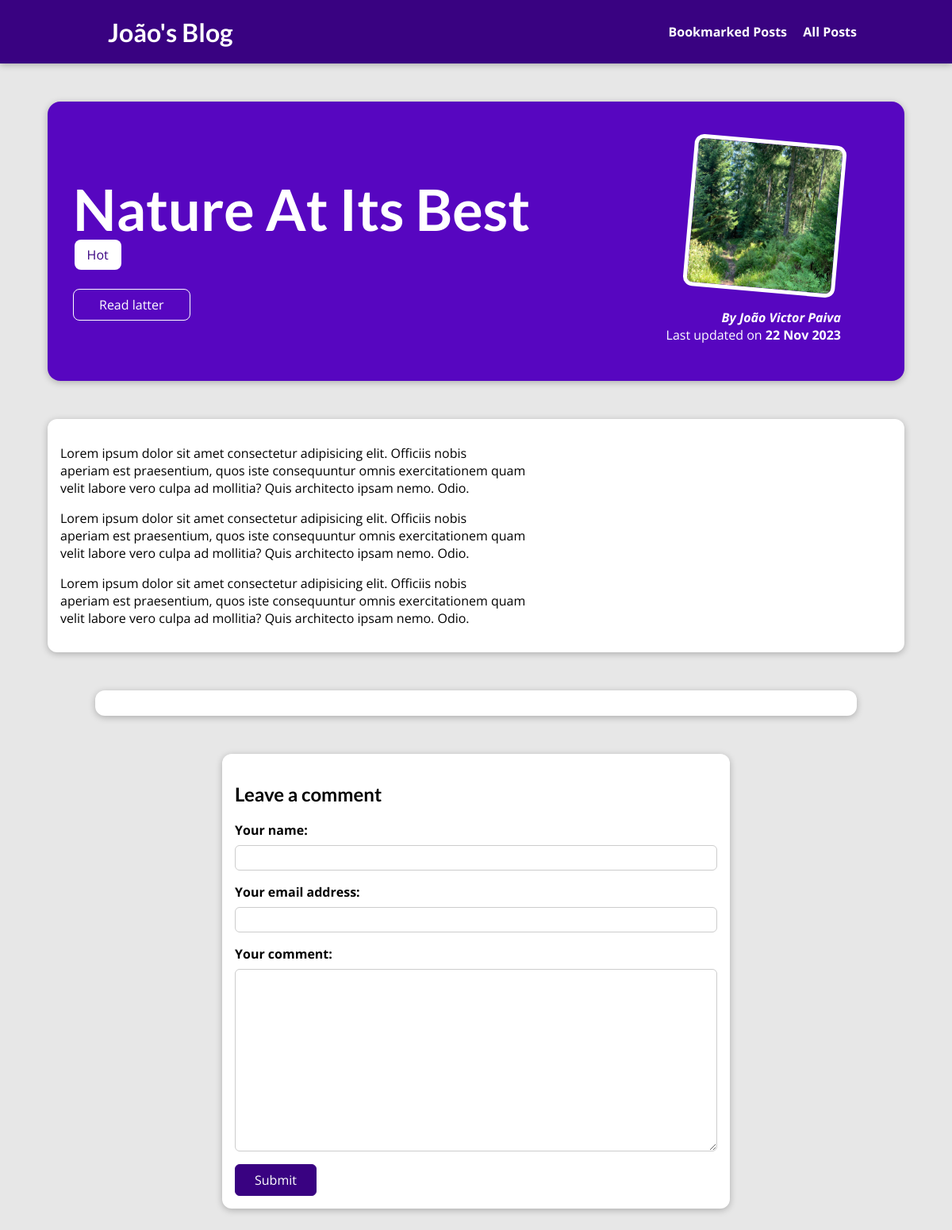
The app's page /posts/into-the-woods with its own data.
### blog/models.py (models this page shows, shortened)
class Post(models.Model):
    title = models.CharField(max_length=80)
    excerpt = models.CharField(max_length=200)
    image = models.ImageField(upload_to='posts', null=True)
    date = models.DateField(auto_now=True)
    slug = models.SlugField(unique=True)
    content = models.TextField()
    author = models.ForeignKey(
        Author, on_delete=models.SET_NULL, null=True, related_name="posts")
    tag = models.ManyToManyField(Tag)

class Tag(models.Model):
    caption = models.CharField(max_length=50)
    def __str__(self):
        return f"{self.caption}"

class Author(models.Model):
    first_name = models.CharField(max_length=100)
    last_name = models.CharField(max_length=100)
    email = models.EmailField(max_length=75)
    def full_name(self):
        return f"{self.first_name} {self.last_name}"
    def __str__(self):
        return self.full_name()

### blog/views.py (the view, shortened to what this page needs)
# urls.py: path('posts/<slug:slug>', views.DetailedPostView.as_view(), name='post'),
class DetailedPostView(View):
    def is_saved_for_later(self, request, post_id):
        saved_for_later = request.session.get('marked_posts')
        if saved_for_later is not None:
            saved_for_later = post_id in saved_for_later
        else:
            saved_for_later = False
        return saved_for_later
    def get(self, request, slug):
        post = Post.objects.get(slug=slug)
        context = {
            'post': post,
            'tags': post.tag.all(),
            'comment_form': CommentForm(),
            'comments': post.comments.all().order_by('-id'),
            'saved_for_later': self.is_saved_for_later(request, post.id),
        }
        return render(request, 'blog/detailed-post.html', context)

### blog/forms.py
class CommentForm(forms.ModelForm):
    class Meta:
        model = Comment
        exclude = ['post']
        labels = {
            'username': ' Your name',
            'user_email': 'Your email address',
            'comment_text': 'Your comment'
        }

### blog/templates/blog/detailed-post.html (shortened to what this page needs)
{% extends 'base.html' %}
{% load static %}
{% block css_file %}
<link rel="stylesheet" href="{% static 'blog/post-detail.css' %}">
{% endblock %}
{% block content %}
<section id="summary">
  <h2>{{ post.title }}</h2>
  <div>
    {% for tag in tags %}
    <span class="tag"> {{tag}} </span>
    {% endfor %}
  </div>
  <div id="read-later">
    <form action="{% url 'read-later' %}" method="post">
      <button>
        {% if saved_for_later %}
        Remove from "Read latter" list
        {%else %}
        Read latter
        {%endif %}
      </button>
    </form>
  </div>
  <article>
    <img src="{{ post.image.url }}" alt="{{ post.title }}" />
    <address>By <a href="mailto: {{post.author.email}}">{{ post.author }}</a></address>
    <div>Last updated on <time>{{ post.date|date:'d M Y' }}</time></div>
  </article>
</section>
<main>
  {{ post.content|linebreaks }}
</main>
<section id="comments">
</section>
<section id="comment-form">
  <h2>Leave a comment</h2>
  <form action="{% url 'post' post.slug %}" method="POST">
    {% for form_field in comment_form %}
    <div class="form-control {% if form_field.errors %}invalid{% endif %}">
        {{ form_field.label_tag }}
        {{ form_field }}
    </div>
    {% endfor %}
    <button type="submit">Submit</button>
  </form>
</section>
{% endblock %}

### static/app.css (style rules this page uses)
* { box-sizing: border-box; }
html { font-family: 'Open Sans', 'Lato', sans-serif; }
body { margin: 0; }
h1, h2, h3 { font-family: 'Lato', sans-serif; font-weight: bold; }

### blog/static/blog/post-detail.css (style rules this page uses)
body { background-color: #e7e7e7; }
#summary { margin: 8rem auto 3rem auto; padding: 2rem; width: 90%; max-width: 90rem; border-radius: 16px; background-color: #5706c0; position: relative; box-shadow: 0 2px 8px rgba(0, 0, 0, 0.25); height: 22rem; }
#summary h2 { color: white; font-size: 4.5rem; margin-bottom: 0.25rem; }
#summary article { position: absolute; top: 2rem; right: 3rem; padding: 1rem 2rem; border-radius: 12px; text-align: right; color: white; }
#summary article img { width: 12rem; height: 12rem; border-radius: 12px; transform: rotateZ(5deg); border: 5px solid white; margin-bottom: 1rem; }
#summary address { font-weight: bold; }
#summary a { color: white; text-decoration: none; }
#summary time { font-weight: bold; }
#read-later { margin: 2rem 0; }
#read-later button { background-color: transparent; border: 1px solid white; border-radius: 8px; padding: 0.5rem 2rem; font: inherit; color: white; cursor: pointer; }
main { width: 90%; max-width: 90rem; margin: 3rem auto; background-color: white; padding: 1rem; border-radius: 12px; box-shadow: 0 2px 8px rgba(0, 0, 0, 0.25); }
.tag { background-color:white; color: #390281; padding: 0.5rem 1rem; border-radius: 8px; margin: 0.1rem; }
#comment-form { margin: 3rem auto; width: 90%; max-width: 40rem; border-radius: 12px; background-color: white; box-shadow: 0 2px 8px rgba(0, 0, 0, 0.25); padding: 1rem; }
#comment-form button { font: inherit; background-color: #390281; color: white; border: 1px solid #390281; padding: 0.5rem 1.5rem; border-radius: 6px; cursor: pointer; }
.form-control { margin-bottom: 1rem; }
.form-control label { font-weight: bold; margin-bottom: 0.5rem; display: block; }
.form-control input, .form-control textarea { display: block; width: 100%; font: inherit; padding: 0.25rem; border-radius: 6px; border: 1px solid #ccc; }
#comments { margin: 3rem auto; width: 90%; max-width: 60rem; border-radius: 12px; background-color: white; box-shadow: 0 2px 8px rgba(0, 0, 0, 0.25); padding: 1rem 2rem; }

### records on screen
Post: title "Nature At Its Best", image (picture), author "João Victor Paiva", date "22 Nov 2023", content "Lorem ipsum dolor sit amet consectetur adipisicing elit. Officiis nobis aperiam est praesentium, quos iste consequuntur omnis exercitationem quam velit labore vero culpa ad mollitia? Quis architecto ipsam nemo. Odio. Lorem ipsum dolor sit amet consectetur adipisicing elit. Officiis nobis aperiam est praesentium, quos iste consequuntur omnis exercitationem quam velit labore vero culpa ad mollitia? Quis architecto ipsam nemo. Odio. Lorem ipsum dolor sit amet consectetur adipisicing elit. Officiis nobis aperiam est praesentium, quos iste consequuntur omnis exercitationem quam velit labore vero culpa ad mollitia? Quis architecto ipsam nemo. Odio."
Tag: caption "Hot"
